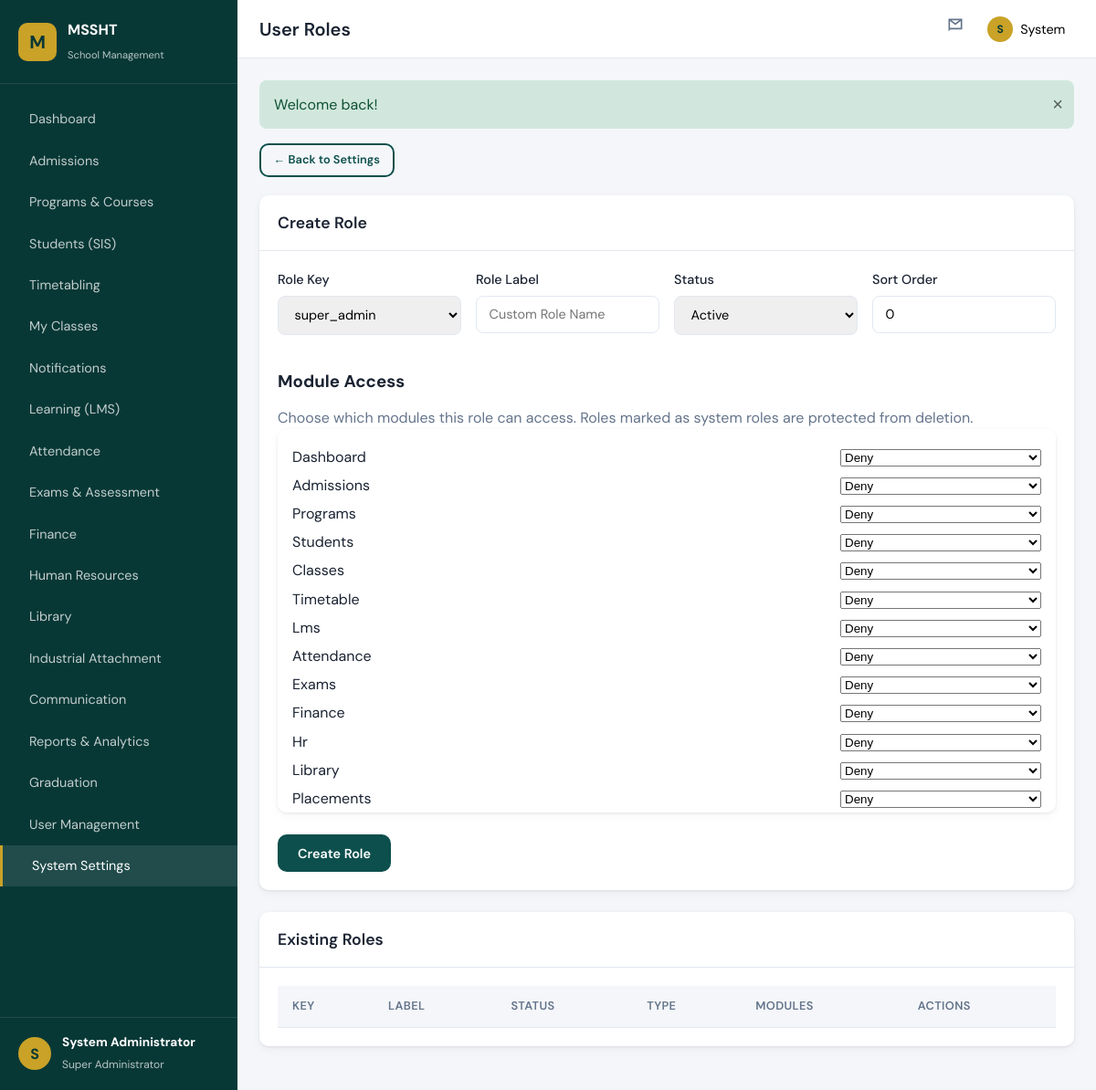
Page /modules/settings/roles.php (signed in) on the earlier database version.
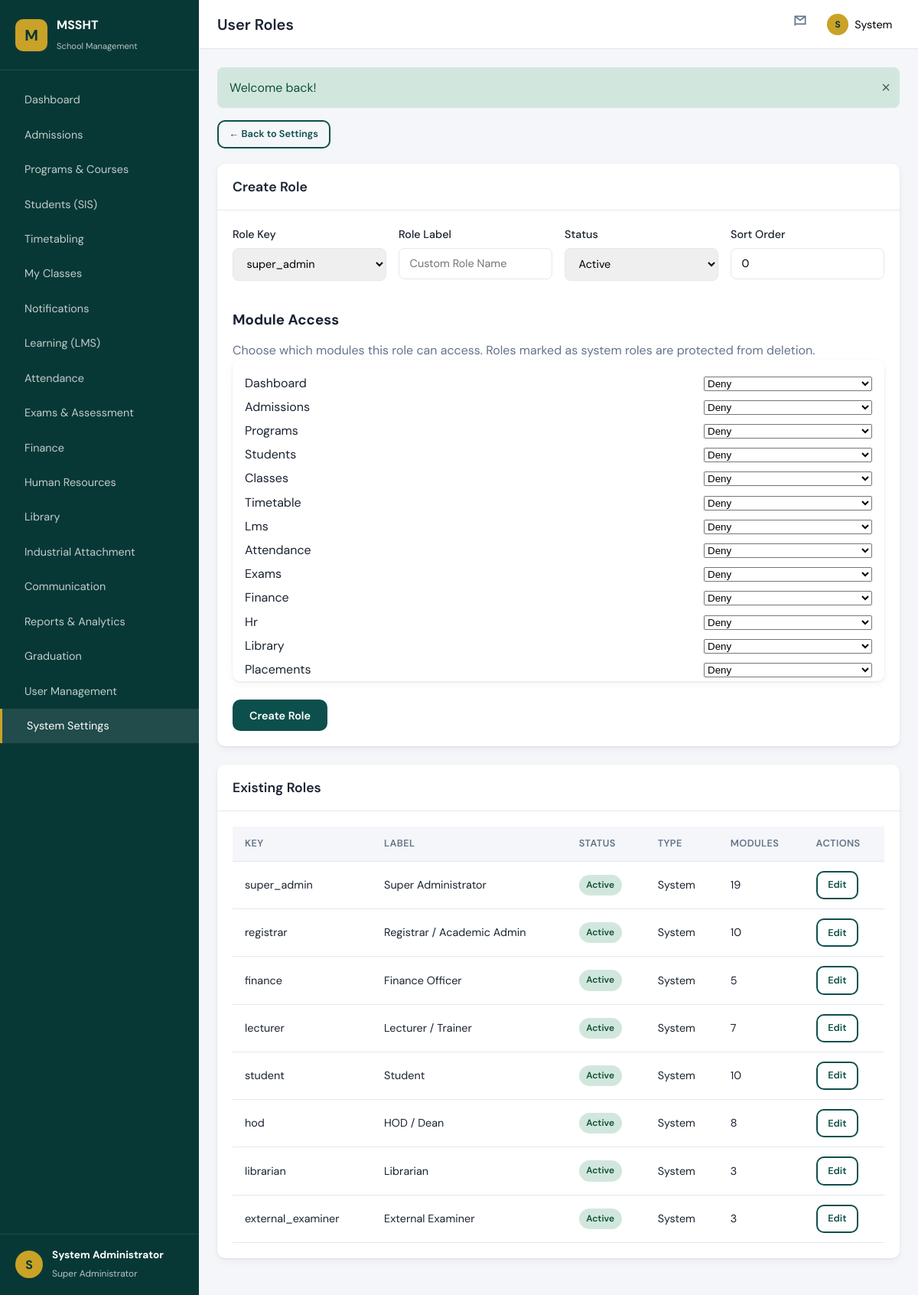
Same page on the later database version.
### tables this page shows
CREATE TABLE roles (
    role_key VARCHAR(80) NOT NULL PRIMARY KEY,
    label VARCHAR(150) NOT NULL,
    module_permissions LONGTEXT NULL,
    is_system TINYINT(1) NOT NULL DEFAULT 0,
    status ENUM('active', 'inactive') NOT NULL DEFAULT 'active',
    sort_order INT NOT NULL DEFAULT 0,
    created_at TIMESTAMP DEFAULT CURRENT_TIMESTAMP,
    updated_at TIMESTAMP DEFAULT CURRENT_TIMESTAMP ON UPDATE CURRENT_TIMESTAMP
);

### includes/auth.php (called while the page is built, shortened)
<?php
function isLoggedIn(): bool
{
    return !empty($_SESSION['user_id']);
}
function currentUser(): ?array
{
    return $_SESSION['user'] ?? null;
}

### modules/settings/roles.php (the view, shortened to what this page needs)
<?php
$pageTitle = 'User Roles';
$currentModule = 'settings';
$db = getDB();
$moduleCatalog = MODULE_CATALOG;
$roleKeyOptions = array_keys(DEFAULT_ROLES);
$editingRoleKey = $editingRole['role_key'] ?? '';
$isSystemRole = !empty($editingRole['is_system']);
$editingRole = null;
$roles = [];
try {
    $roles = $db->query('SELECT * FROM roles ORDER BY sort_order, label')->fetchAll();
} catch (Throwable $e) {
    $roles = [];
}
$selectedModules = [];
require_once __DIR__ . '/../../includes/header.php';
?>
<div class="page-actions">
    <a href="<?= moduleUrl('settings') ?>" class="btn btn-outline btn-sm">&larr; Back to Settings</a>
</div>
<div class="card">
    <div class="card-header"><h2><?= $editingRole ? 'Edit Role' : 'Create Role' ?></h2></div>
    <div class="card-body">
        <form method="post">
            <div class="form-row">
                <div class="form-group">
                    <label>Role Key</label>
                    <select name="role_key_mode" id="roleKeyMode" <?= $isSystemRole ? 'disabled' : '' ?>>
                        <?php foreach ($roleKeyOptions as $optionKey): ?>
                        <option value="<?= e($optionKey) ?>" <?= ($editingRoleKey === $optionKey) ? 'selected' : '' ?>><?= e($optionKey) ?></option>
                        <?php endforeach; ?>
                    </select>
                </div>
                <div class="form-group">
                    <label>Role Label</label>
                    <input name="label" required value="<?= e($editingRole['label'] ?? '') ?>" placeholder="Custom Role Name">
                </div>
                <div class="form-group">
                    <label>Status</label>
                    <select name="status">
                        <option value="active" <?= (($editingRole['status'] ?? 'active') === 'active') ? 'selected' : '' ?>>Active</option>
                    </select>
                </div>
                <div class="form-group">
                    <label>Sort Order</label>
                    <input type="number" name="sort_order" value="<?= e((string) ($editingRole['sort_order'] ?? 0)) ?>">
                </div>
            </div>
            <h3 style="margin:1.25rem 0 .75rem;">Module Access</h3>
            <p class="text-muted">Choose which modules this role can access. Roles marked as system roles are protected from deletion.</p>
            <div class="card" style="padding:0.75rem 1rem;max-height:420px;overflow:auto;">
                <?php foreach ($moduleCatalog as $moduleName):
                    $isAllowed = in_array($moduleName, $selectedModules, true);
                ?>
                <div style="display:flex;align-items:center;justify-content:space-between;gap:1rem;margin:.35rem 0;">
                    <div style="flex:1;"><?= e(ucfirst(str_replace('_', ' ', $moduleName))) ?></div>
                    <div style="width:220px;">
                        <select name="module_access[<?= e($moduleName) ?>]" style="width:100%;">
                            <option value="deny" <?= $isAllowed ? '' : 'selected' ?>>Deny</option>
                        </select>
                    </div>
                </div>
                <?php endforeach; ?>
            </div>
            <div class="form-actions">
                <button type="submit" class="btn btn-primary"><?= $editingRole ? 'Update Role' : 'Create Role' ?></button>
            </div>
        </form>
    </div>
</div>
<div class="card">
    <div class="card-header"><h2>Existing Roles</h2></div>
    <div class="card-body table-wrap">
        <table class="data-table">
            <thead>
                <tr><th>Key</th><th>Label</th><th>Status</th><th>Type</th><th>Modules</th><th>Actions</th></tr>
            </thead>
            <tbody>
            <?php foreach ($roles as $role): ?>
                <tr>
                    <td><?= e($role['role_key']) ?></td>
                    <td><?= e($role['label']) ?></td>
                    <td><?= statusBadge($role['status']) ?></td>
                    <td><?= !empty($role['is_system']) ? 'System' : 'Custom' ?></td>
                    <td><?= (int) count(json_decode((string) ($role['module_permissions'] ?? '[]'), true) ?: []) ?></td>
                    <td>
                        <a class="btn btn-sm btn-outline" href="<?= moduleUrl('settings', 'roles') ?>?role=<?= urlencode($role['role_key']) ?>">Edit</a>
                    </td>
                </tr>
            <?php endforeach; ?>
            </tbody>
        </table>
    </div>
</div>
<?php require_once __DIR__ . '/../../includes/footer.php'; ?>

### includes/header.php (shortened to what this page needs)
<?php
$currentUser = currentUser();
$roleLabel = roleLabel($currentUser['role'] ?? null);
$pageTitle = $pageTitle ?? 'Dashboard';
$tag = 'div';
?>
<!DOCTYPE html>
<html lang="en">
<head>
    <link rel="stylesheet" href="<?= asset('css/main.css') ?>">
</head>
<body class="app-body">
    <<?= $tag ?> class="app-wrapper">
        <aside class="sidebar" id="sidebar">
            <<?= $tag ?> class="sidebar-brand">
                <a href="<?= url('dashboard.php') ?>" class="brand-link">
                    <span class="brand-icon">M</span>
                    <span class="brand-text">
                        <strong>MSSHT</strong>
                        <small>School Management</small>
                    </span>
                </a>
            </<?= $tag ?>>
            <nav class="sidebar-nav">
                <?php include __DIR__ . '/navigation.php'; ?>
            </nav>
            <<?= $tag ?> class="sidebar-footer">
                <<?= $tag ?> class="user-mini">
                    <span class="user-avatar"><?= strtoupper(substr($currentUser['first_name'] ?? 'U', 0, 1)) ?></span>
                    <<?= $tag ?> class="user-info">
                        <strong><?= e(($currentUser['first_name'] ?? '') . ' ' . ($currentUser['last_name'] ?? '')) ?></strong>
                        <small><?= e($roleLabel) ?></small>
                    </<?= $tag ?>>
                </<?= $tag ?>>
            </<?= $tag ?>>
        </aside>
        <<?= $tag ?> class="main-content">
            <header class="topbar">
                <h1 class="page-heading"><?= e($pageTitle) ?></h1>
                <<?= $tag ?> class="topbar-actions">
                    <a href="<?= moduleUrl('messages') ?>" class="btn-icon" title="Messages">
                        <svg width="20" height="20" viewBox="0 0 24 24" fill="none" stroke="currentColor" stroke-width="2"><path d="M4 4h16v12H5.17L4 17.17V4z"/><path d="m4 4 8 6 8-6"/></svg>
                    </a>
                    <<?= $tag ?> class="dropdown">
                        <button type="button" class="btn-user dropdown-toggle" id="userMenuBtn">
                            <span class="user-avatar-sm"><?= strtoupper(substr($currentUser['first_name'] ?? 'U', 0, 1)) ?></span>
                            <span><?= e($currentUser['first_name'] ?? 'User') ?></span>
                        </button>
                    </<?= $tag ?>>
                </<?= $tag ?>>
            </header>
            <main class="page-content">
                <?php $flash = getFlash(); if ($flash): ?>
                <<?= $tag ?> class="alert alert-<?= e($flash['type']) ?> alert-dismissible">
                    <?= e($flash['message']) ?>
                    <button type="button" class="alert-close">&times;</button>
                </<?= $tag ?>>
                <?php endif; ?>

### includes/navigation.php (shortened to what this page needs)
<?php
$navItems = [
    'dashboard'  => ['label' => 'Dashboard', 'icon' => 'grid', 'url' => url('dashboard.php')],
    'admissions' => ['label' => 'Admissions', 'icon' => 'user-plus', 'url' => moduleUrl('admissions')],
    'programs'   => ['label' => 'Programs & Courses', 'icon' => 'book', 'url' => moduleUrl('programs')],
    'students'   => ['label' => 'Students (SIS)', 'icon' => 'users', 'url' => moduleUrl('students')],
    'timetable'  => ['label' => 'Timetabling', 'icon' => 'calendar', 'url' => moduleUrl('timetable')],
    'classes'    => ['label' => 'My Classes', 'icon' => 'monitor', 'url' => moduleUrl('classes')],
    'notifications' => ['label' => 'Notifications', 'icon' => 'mail', 'url' => moduleUrl('notifications')],
    'lms'        => ['label' => 'Learning (LMS)', 'icon' => 'monitor', 'url' => moduleUrl('lms')],
    'attendance' => ['label' => 'Attendance', 'icon' => 'check', 'url' => moduleUrl('attendance')],
    'exams'      => ['label' => 'Exams & Assessment', 'icon' => 'file', 'url' => moduleUrl('exams')],
    'finance'    => ['label' => 'Finance', 'icon' => 'dollar', 'url' => moduleUrl('finance')],
    'hr'         => ['label' => 'Human Resources', 'icon' => 'briefcase', 'url' => moduleUrl('hr')],
    'library'    => ['label' => 'Library', 'icon' => 'library', 'url' => moduleUrl('library')],
    'placements' => ['label' => 'Industrial Attachment', 'icon' => 'building', 'url' => moduleUrl('placements')],
    'messages'   => ['label' => 'Communication', 'icon' => 'mail', 'url' => moduleUrl('messages')],
    'reports'    => ['label' => 'Reports & Analytics', 'icon' => 'chart', 'url' => moduleUrl('reports')],
    'graduation' => ['label' => 'Graduation', 'icon' => 'award', 'url' => moduleUrl('graduation')],
    'users'      => ['label' => 'User Management', 'icon' => 'settings', 'url' => moduleUrl('users')],
    'settings'   => ['label' => 'System Settings', 'icon' => 'cog', 'url' => moduleUrl('settings')],
];
$currentModule = $currentModule ?? '';
?>
<ul class="nav-list">
<?php foreach ($navItems as $key => $item):
    $active = ($currentModule === $key || ($key === 'dashboard' && basename($_SERVER['PHP_SELF']) === 'dashboard.php')) ? 'active' : '';
?>
    <li class="nav-item <?= $active ?>">
        <a href="<?= $item['url'] ?>" class="nav-link" data-icon="<?= $item['icon'] ?>">
            <span><?= e($item['label']) ?></span>
        </a>
    </li>
<?php endforeach; ?>
</ul>

### includes/footer.php (shortened to what this page needs)
            </main>
        </div>
    </div>
</body>
</html>

### includes/helpers.php (shortened to what this page needs)
<?php
function e(?string $value): string
{
    return htmlspecialchars($value ?? '', ENT_QUOTES, 'UTF-8');
}
function url(string $path = ''): string
{
    return rtrim(APP_URL, '/') . '/' . ltrim($path, '/');
}
function asset(string $path): string
{
    return url('assets/' . ltrim($path, '/'));
}
function moduleUrl(string $module, string $action = 'index'): string
{
    return url('modules/' . $module . '/' . $action . '.php');
}
function getFlash(): ?array
{
    if (!empty($_SESSION['flash'])) {
        $flash = $_SESSION['flash'];
        return $flash;
    }
    return null;
}
    function getRoles(): array
    {
        $cache = DEFAULT_ROLES;
        try {
            $db = getDB();
            $rows = $db->query('SELECT role_key, label FROM roles WHERE status = "active" ORDER BY sort_order, label')->fetchAll();
            foreach ($rows as $row) {
                $cache[$row['role_key']] = $row['label'];
            }
        } catch (Exception $e) {
        }
        return $cache;
    }
    function roleLabel(?string $roleKey): string
    {
        $roles = getRoles();
        if (isset($roles[$roleKey])) {
            return $roles[$roleKey];
        }
        return ucwords(str_replace(['_', '-'], ' ', $roleKey));
    }
function statusBadge(string $status): string
{
    $map = [
        'pending'      => 'badge-warning',
        'under_review' => 'badge-info',
        'approved'     => 'badge-success',
        'rejected'     => 'badge-danger',
        'active'       => 'badge-success',
        'inactive'     => 'badge-secondary',
        'paid'         => 'badge-success',
        'partial'      => 'badge-warning',
        'overdue'      => 'badge-danger',
        'open'         => 'badge-success',
        'closed'       => 'badge-secondary',
    ];
    $class = $map[$status] ?? 'badge-secondary';
    return '<span class="badge ' . $class . '">' . e(ucfirst(str_replace('_', ' ', $status))) . '</span>';
}

Differences in the rows shown:
added roles: role_key "super_admin", label "Super Administrator", status "Active", is_system "System", module_permissions "19"
added roles: role_key "registrar", label "Registrar / Academic Admin", status "Active", is_system "System", module_permissions "10"
added roles: role_key "finance", label "Finance Officer", status "Active", is_system "System", module_permissions "5"
added roles: role_key "lecturer", label "Lecturer / Trainer", status "Active", is_system "System", module_permissions "7"
added roles: role_key "student", label "Student", status "Active", is_system "System", module_permissions "10"
added roles: role_key "hod", label "HOD / Dean", status "Active", is_system "System", module_permissions "8"
added roles: role_key "librarian", label "Librarian", status "Active", is_system "System", module_permissions "3"
added roles: role_key "external_examiner", label "External Examiner", status "Active", is_system "System", module_permissions "3"
